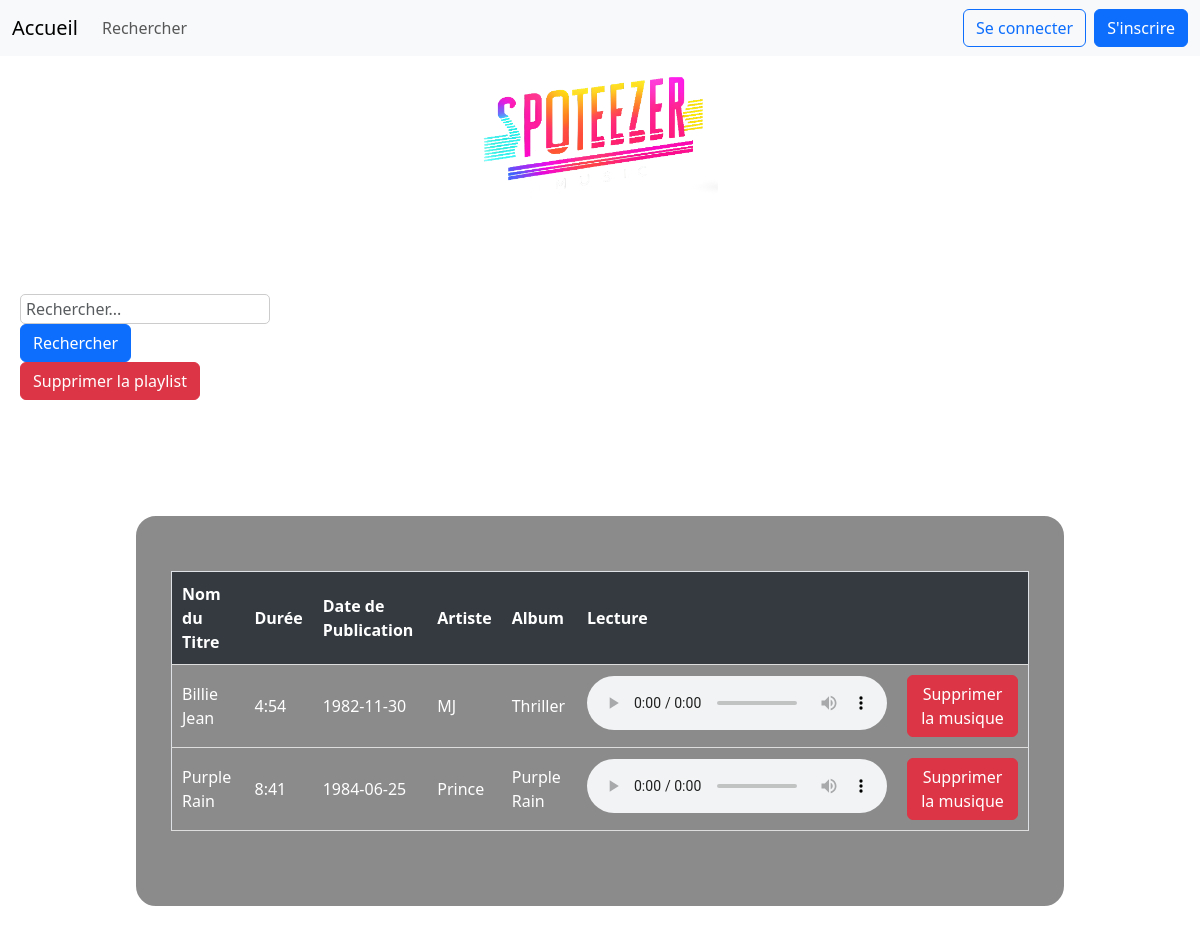
Page /Page_playlist.php?name_playlist=Top Hits 2023 on the committed database.
### tables this page shows
CREATE TABLE playlist_title(
   id_title INT,
   id_playlist INT,
   PRIMARY KEY(id_title, id_playlist),
   FOREIGN KEY(id_title) REFERENCES Title(id_title),
   FOREIGN KEY(id_playlist) REFERENCES Playlist(id_playlist)
);

CREATE TABLE Title(
   id_title INT AUTO_INCREMENT,
   name_title VARCHAR(50)  NOT NULL,
   time_title VARCHAR(50)  NOT NULL,
   publication_date_title DATE NOT NULL,
   id_genre INT NOT NULL,
   PRIMARY KEY(id_title),
   FOREIGN KEY(id_genre) REFERENCES Music_Genre(id_genre)
);

CREATE TABLE Artist(
   id_artist INT AUTO_INCREMENT,
   firstname_artist VARCHAR(50) ,
   lastname_artist VARCHAR(50) ,
   alias_artist VARCHAR(50) ,
   description_artist VARCHAR(500) ,
   id_type_artist INT NOT NULL,
   PRIMARY KEY(id_artist),
   FOREIGN KEY(id_type_artist) REFERENCES Type_Artist(id_type_artist)
);

CREATE TABLE Album(
   id_album INT AUTO_INCREMENT,
   name_album VARCHAR(50) ,
   publication_date_album DATE NOT NULL,
   PRIMARY KEY(id_album)
);

### Page_playlist.php (the view, shortened to what this page needs)
<?php
include "header.php";
$db = ConnexionBase();
$playlist = $_GET['name_playlist'] ?? '';
$stmt = $db->prepare("SELECT * FROM playlist_title pt
JOIN playlist p ON p.id_playlist = pt.id_playlist
JOIN title t ON t.id_title = pt.id_title
JOIN production pr ON pr.id_title = t.id_title
JOIN artist a ON a.id_artist = pr.id_artist
JOIN album al ON al.id_album = pr.id_album
WHERE p.name_playlist = ?;");
$stmt->execute([$playlist]);
$titles = $stmt->fetchAll(PDO::FETCH_ASSOC);
?>
<main>
    <h1 class="titre_playlist"> Playlist - <?= htmlspecialchars($playlist) ?></h1>
    <form method="POST" class="form-inline">
        <input id="barreDeRecherche" type="search" name="search" placeholder="Rechercher..." class="form-control mr-sm-2">
        <button type="submit" class="btn btn-primary" name="recherche_music">Rechercher</button>
    </form>
    <form method="POST">
        <button type="submit" name="delete_playlist" class="btn btn-danger">Supprimer la playlist</button>
    </form>
    <div class="round-rectangle1">
        <table class="border">
            <thead>
                <tr>
                    <th>Nom du Titre</th>
                    <th>Durée</th>
                    <th>Date de Publication</th>
                    <th>Artiste</th>
                    <th>Album</th>
                    <th>Lecture</th>
                    <th></th>
                </tr>
            </thead>
            <tbody>
                <?php foreach ($titles as $title): ?>
                    <tr>
                        <td><?= htmlspecialchars($title['name_title']) ?></td>
                        <td><?= htmlspecialchars($title['time_title']) ?></td>
                        <td><?= htmlspecialchars($title['publication_date_title']) ?></td>
                        <td><?= htmlspecialchars($title['alias_artist'] ?: $title['firstname_artist'] . ' ' . $title['lastname_artist']) ?></td>
                        <td><?= htmlentities($title['name_album']) ?></td>
                        <td>
                            <audio controls>
                                <source src="music/<?= htmlspecialchars($title['name_title']) ?>.mp3" type="audio/mpeg">
                            </audio>
                        </td>
                        <td>
                            <form method="POST">
                                <button type="submit" name="delete_music" class="btn btn-danger">Supprimer la musique</button>
                            </form>
                        </td>
                    </tr>
                <?php endforeach; ?>
            </tbody>
        </table>
    </div>
</main>
</body>
</html>

### Style/style.css (style rules this page uses)
body { background-image: url(/Style/img/background.png); }
#barreDeRecherche { width: 250px; height: 30px; padding: 5px; border-radius: 5px; border: 1px solid #ccc; font-size: 16px; }
th, td, .txt, label, ul, li, p, h1, h2, h3 { color: white; }
.round-rectangle1 { color: #8b8b8b; border: thick solid; border-radius: 20px; display: flex; justify-content: center; background-color: #8b8b8b; padding: 50px 30px; margin: 10%; }
main { padding: 20px; }
.titre_playlist { text-align: center; margin-bottom: 20px; }
table { width: 100%; border-collapse: collapse; margin-bottom: 20px; }
th, td { padding: 10px; text-align: left; border-bottom: 1px solid #ddd; }
th { background-color: #343a40; color: white; }

### rows in the picture
playlist_title: id_title.name_title "Billie Jean", id_title.time_title "4:54", id_title.publication_date_title "1982-11-30", artist.alias_artist "MJ", album.name_album "Thriller"
playlist_title: id_title.name_title "Purple Rain", id_title.time_title "8:41", id_title.publication_date_title "1984-06-25", artist.alias_artist "Prince", album.name_album "Purple Rain"
